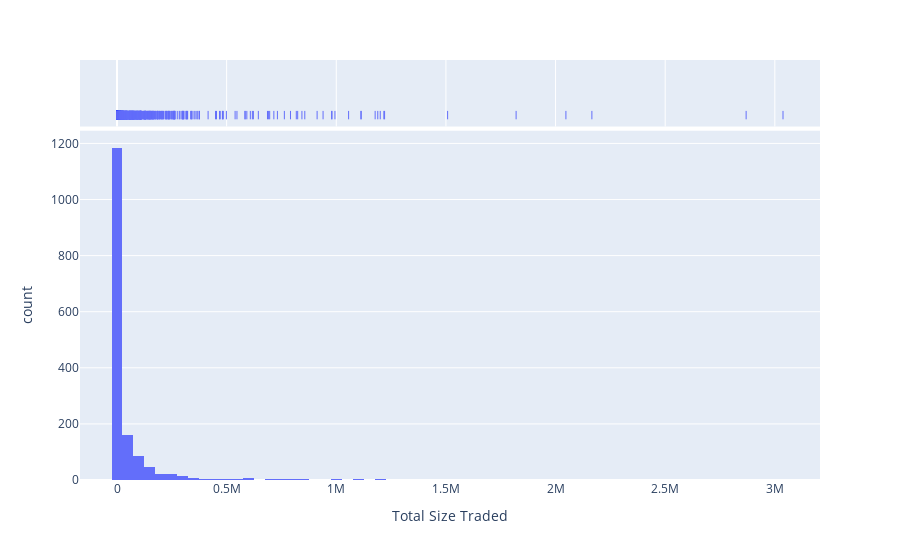

Notebook code cell kept with this figure:
### Code cell
fig = px.histogram(df, x="Total Size Traded",
                   marginal="rug", # or violin, rug
                   hover_data=df.columns)
fig.show()

### Figure 1 — Plotly figure (JSON) as saved in the notebook; plotly's stock layout.template omitted (floating-point values rounded to 4 significant figures; data arrays with more than 128 entries replaced by an {"elided": "..."} marker saying what was removed)
{"data": [{"bingroup": "x", "hovertemplate": "Total Size Traded=%{x}<br>count=%{y}<extra></extra>", "legendgroup": "", "marker": {"color": "#636efa", "pattern": {"shape": ""}}, "name": "", "orientation": "v", "showlegend": false, "type": "histogram", "x": {"elided": "1592 float values"}, "xaxis": "x", "yaxis": "y"}, {"boxpoints": "all", "customdata": {"elided": "1592x12 mixed values"}, "fillcolor": "rgba(255,255,255,0)", "hoveron": "points", "hovertemplate": "Total Size Traded=%{x}<br>Total Trades=%{customdata[0]}<br>Total Buy Trades=%{customdata[1]}<br>Total Sell Trades=%{customdata[2]}<br>Average Trade Size=%{customdata[3]}<br>Largest Trade Size=%{customdata[4]}<br>Total USDC Spent=%{customdata[5]}<br>Average Price=%{customdata[6]}<br>Markets Traded=%{customdata[7]}<br>First Trade Time=%{customdata[8]}<br>Last Trade Time=%{customdata[9]}<br>Average Time Between Trades=%{customdata[10]}<br>User ID=%{customdata[11]}<extra></extra>", "jitter": 0, "legendgroup": "", "line": {"color": "rgba(255,255,255,0)"}, "marker": {"color": "#636efa", "symbol": "line-ns-open"}, "name": "", "showlegend": false, "type": "box", "x": {"elided": "1592 float values"}, "xaxis": "x2", "yaxis": "y2"}], "layout": {"barmode": "relative", "legend": {"tracegroupgap": 0}, "margin": {"t": 60}, "xaxis": {"anchor": "y", "domain": [0, 1], "title": {"text": "Total Size Traded"}}, "xaxis2": {"anchor": "y2", "domain": [0, 1], "matches": "x", "showgrid": true, "showticklabels": false}, "yaxis": {"anchor": "x", "domain": [0, 0.8316], "title": {"text": "count"}}, "yaxis2": {"anchor": "x2", "domain": [0.8416, 1], "matches": "y2", "showgrid": false, "showline": false, "showticklabels": false, "ticks": ""}}}
